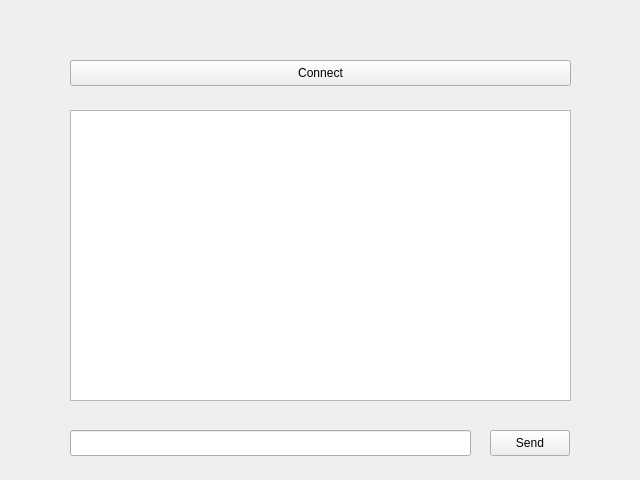
<?xml version="1.0" encoding="UTF-8"?>
<ui version="4.0">
 <class>ChatWindow</class>
 <widget class="QWidget" name="ChatWindow">
  <property name="geometry">
   <rect>
    <x>0</x>
    <y>0</y>
    <width>640</width>
    <height>480</height>
   </rect>
  </property>
  <property name="windowTitle">
   <string>Form</string>
  </property>
  <widget class="QPushButton" name="sendButton">
   <property name="geometry">
    <rect>
     <x>490</x>
     <y>430</y>
     <width>80</width>
     <height>26</height>
    </rect>
   </property>
   <property name="text">
    <string>Send</string>
   </property>
  </widget>
  <widget class="QPushButton" name="connectButton">
   <property name="geometry">
    <rect>
     <x>70</x>
     <y>60</y>
     <width>501</width>
     <height>26</height>
    </rect>
   </property>
   <property name="text">
    <string>Connect</string>
   </property>
  </widget>
  <widget class="QListView" name="chatView">
   <property name="geometry">
    <rect>
     <x>70</x>
     <y>110</y>
     <width>501</width>
     <height>291</height>
    </rect>
   </property>
  </widget>
  <widget class="QLineEdit" name="messageEdit">
   <property name="geometry">
    <rect>
     <x>70</x>
     <y>430</y>
     <width>401</width>
     <height>26</height>
    </rect>
   </property>
  </widget>
  <widget class="QLabel" name="textLabel">
   <property name="geometry">
    <rect>
     <x>250</x>
     <y>30</y>
     <width>151</width>
     <height>20</height>
    </rect>
   </property>
   <property name="text">
    <string/>
   </property>
  </widget>
 </widget>
 <resources/>
 <connections/>
</ui>
